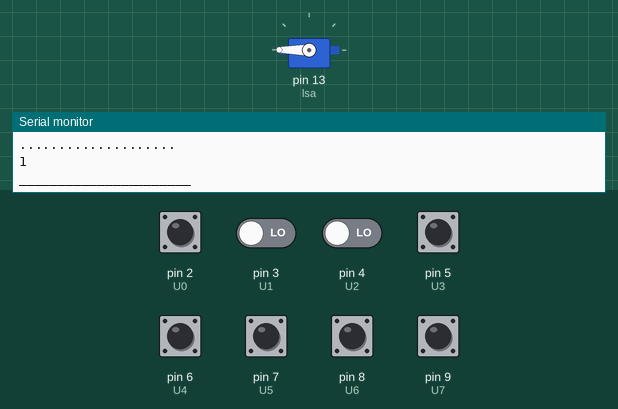
A sketch run on a simulated Arduino Uno, built with avr-gcc and run on an emulated ATmega328P. On the bench: servo, the last lines printed to the serial monitor. The inputs (shaded band) are chosen by the test bench; at power-on: pin 5 (U3), pin 6 (U4), pin 7 (U5), pin 8 (U6), pin 9 (U7) HIGH, pin 2 (U0), pin 3 (U1), pin 4 (U2) LOW.

Above: at 1.2 s.
1.3 s: pin 2 (U0) pulsed HIGH 5 times (0.12 s each, 0.3 s apart)
At 3.0 s:
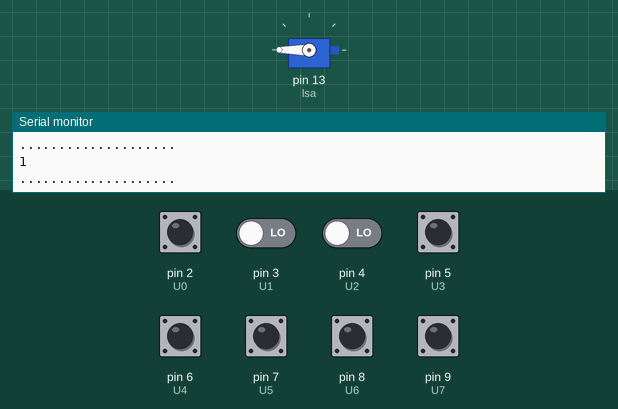
5.8 s: pin 2 (U0) driven HIGH
At 6.4 s:
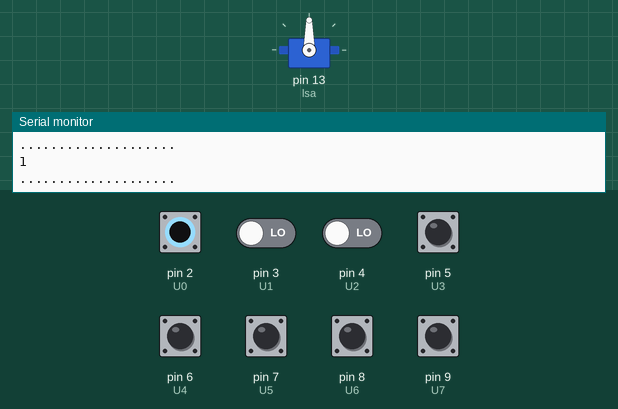
7.4 s: pin 2 (U0) driven LOW
At 8.9 s:
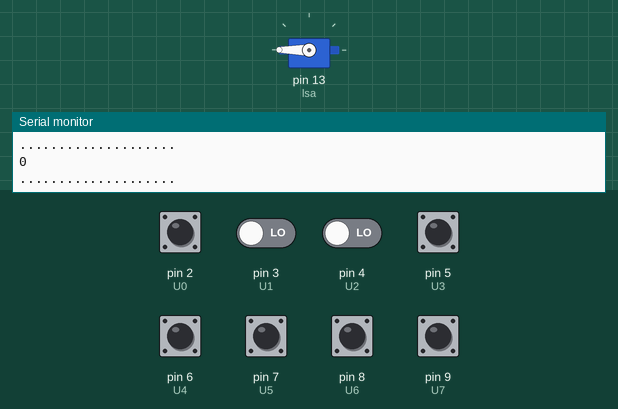
Timing chart, 0 to 10.4 s (numbered marks = the images above; inputs shaded):
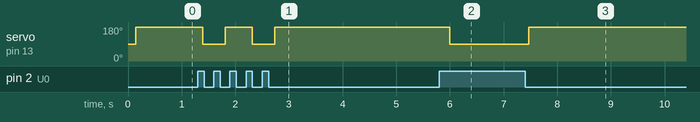

The sketch:

TEST_21.ino
```cpp
#include<Servo.h>
Servo lsa;
int U0 = 2;
int U1 = 3;
int U2 = 4;
int U3 = 5;
int U4 = 6;
int U5 = 7;
int U6 = 8;
int U7 = 9;
int left = 10;


void setup()
{
  lsa.attach(13);
  pinMode(2, INPUT);
  pinMode(3, INPUT);
  pinMode(4, INPUT);
  pinMode(5, INPUT);
  pinMode(6, INPUT);
  pinMode(7, INPUT);
  pinMode(8, INPUT);
  pinMode(9, INPUT);
  pinMode(10, INPUT);
  Serial.begin(9600);
 }

void loop()
{
  Serial.println(digitalRead(U0));
  Serial.println("....................");
  Serial.println(digitalRead(U1));
  Serial.println("....................");
  Serial.println(digitalRead(U2));
  Serial.println("....................");
  Serial.println(digitalRead(U3));
  Serial.println("....................");
  Serial.println(digitalRead(U4));
  Serial.println("....................");

  Serial.println(digitalRead(U5));
  Serial.println("....................");
  Serial.println(digitalRead(U6));
  Serial.println("....................");
  Serial.println(digitalRead(U7));
  Serial.println("______________________");


//strate condition     ************   tripel condition  ************

  if ((digitalRead(U0) == 1) && (digitalRead(U1) == 1) && (digitalRead(U2) == 1) && (digitalRead(U3) == 0) && (digitalRead(U4) == 0) && (digitalRead(U5) == 0) && (digitalRead(U6) == 0) && (digitalRead(U7) == 0))
  {
    lsa.write(65);                                                                                   //(digitalRead(U0)==0)&&(digitalRead(U1)==0)&&(digitalRead(U2) == 0)&&(digitalRead(U3) == 0)&&(digitalRead(U4) == 0)&&(digitalRead(U5) == 0)&&(digitalRead(U6) == 0)&&(digitalRead(U7) == 0)
    Serial.println("on U0 & U1, turning ##LEFT## by ##30##");                                        //(digitalRead(U0)==1)&&(digitalRead(U1)==1)&&(digitalRead(U2) == 1)&&(digitalRead(U3) == 1)&&(digitalRead(U4) == 1)&&(digitalRead(U5) == 1)&&(digitalRead(U6) == 1)&&(digitalRead(U7) == 1)
  }

  else if ((digitalRead(U0) == 0) && (digitalRead(U1) == 1) && (digitalRead(U2) == 1) && (digitalRead(U3) == 1) && (digitalRead(U4) == 0) && (digitalRead(U5) == 0) && (digitalRead(U6) == 0) && (digitalRead(U7) == 0))
  {
    lsa.write(75);
    Serial.println("on U1 & U2, turning ##LEFT## by ##20##");
  }


  else if ((digitalRead(U0) == 0) && (digitalRead(U1) == 0) && (digitalRead(U2) == 1) && (digitalRead(U3) == 1) && (digitalRead(U4) == 1) && (digitalRead(U5) == 0) && (digitalRead(U6) == 0) && (digitalRead(U7) == 0))
  {
    lsa.write(85);
    Serial.println("on U2 & U3, turnig ##LEFT## by ##10##");
  }
  else if ((digitalRead(U0) == 0) && (digitalRead(U1) == 0) && (digitalRead(U2) == 0) && (digitalRead(U3) == 1) && (digitalRead(U4) == 1) && (digitalRead(U5) == 1) && (digitalRead(U6) == 0) && (digitalRead(U7) == 0))
  {
    lsa.write(95);
    Serial.println("on U3 & U4,##MOVING FORWARD##");
  }
  else if ((digitalRead(U0) == 0) && (digitalRead(U1) == 0) && (digitalRead(U2) == 0) && (digitalRead(U3) == 0) && (digitalRead(U4) == 1) && (digitalRead(U5) == 1) && (digitalRead(U6) == 1) && (digitalRead(U7) == 0))
  {
    lsa.write(105);
    Serial.println("on U4 & U5,turning ##RIGHT## by ##10##");
  }


  else if ((digitalRead(U0) == 0) && (digitalRead(U1) == 0) && (digitalRead(U2) == 0) && (digitalRead(U3) == 0) && (digitalRead(U4) == 0) && (digitalRead(U5) == 1) && (digitalRead(U6) == 1) && (digitalRead(U7) == 1))
  {
    lsa.write(115);
    Serial.println("on U5 & U6,turning ##RIGHT## by ##20##");
  }


  //strate condition     ************   double condition  ************


 else if ((digitalRead(U0) == 1) && (digitalRead(U1) == 1) && (digitalRead(U2) == 0) && (digitalRead(U3) == 0) && (digitalRead(U4) == 0) && (digitalRead(U5) == 0) && (digitalRead(U6) == 0) && (digitalRead(U7) == 0))
  {
    lsa.write(60);                                                                                   //(digitalRead(U0)==0)&&(digitalRead(U1)==0)&&(digitalRead(U2) == 0)&&(digitalRead(U3) == 0)&&(digitalRead(U4) == 0)&&(digitalRead(U5) == 0)&&(digitalRead(U6) == 0)&&(digitalRead(U7) == 0)
    Serial.println("on U0 & U1, turning ##LEFT## by ##30##");                                        //(digitalRead(U0)==1)&&(digitalRead(U1)==1)&&(digitalRead(U2) == 1)&&(digitalRead(U3) == 1)&&(digitalRead(U4) == 1)&&(digitalRead(U5) == 1)&&(digitalRead(U6) == 1)&&(digitalRead(U7) == 1)
  }

  else if ((digitalRead(U0) == 0) && (digitalRead(U1) == 1) && (digitalRead(U2) == 1) && (digitalRead(U3) == 0) && (digitalRead(U4) == 0) && (digitalRead(U5) == 0) && (digitalRead(U6) == 0) && (digitalRead(U7) == 0))
  {
    lsa.write(70);
    Serial.println("on U1 & U2, turning ##LEFT## by ##20##");
  }

else if ((digitalRead(U0) == 0) && (digitalRead(U1) == 0) && (digitalRead(U2) == 1) && (digitalRead(U3) == 1) && (digitalRead(U4) == 0) && (digitalRead(U5) == 0) && (digitalRead(U6) == 0) && (digitalRead(U7) == 0))
  {
    lsa.write(80);
    Serial.println("on U2 & U3, turnig ##LEFT## by ##10##");
  }

else if ((digitalRead(U0) == 0) && (digitalRead(U1) == 0) && (digitalRead(U2) == 0) && (digitalRead(U3) == 1) && (digitalRead(U4) == 1) && (digitalRead(U5) == 0) && (digitalRead(U6) == 0) && (digitalRead(U7) == 0))
  {
    lsa.write(90);
    Serial.println("on U3 & U4,##MOVING FORWARD##");
  }

else if ((digitalRead(U0) == 0) && (digitalRead(U1) == 0) && (digitalRead(U2) == 0) && (digitalRead(U3) == 0) && (digitalRead(U4) == 1) && (digitalRead(U5) == 1) && (digitalRead(U6) == 0) && (digitalRead(U7) == 0))
  {
    lsa.write(100);
    Serial.println("on U4 & U5,turning ##RIGHT## by ##10##");
  }

else if ((digitalRead(U0) == 0) && (digitalRead(U1) == 0) && (digitalRead(U2) == 0) && (digitalRead(U3) == 0) && (digitalRead(U4) == 0) && (digitalRead(U5) == 1) && (digitalRead(U6) == 1) && (digitalRead(U7) == 0))
  {
    lsa.write(110);
    Serial.println("on U5 & U6,turning ##RIGHT## by ##20##");
  }
  else if ((digitalRead(U0) == 0) && (digitalRead(U1) == 0) && (digitalRead(U2) == 0) && (digitalRead(U3) == 0) && (digitalRead(U4) == 0) && (digitalRead(U5) == 0) && (digitalRead(U6) == 1) && (digitalRead(U7) == 1))
  {
    lsa.write(120);
    Serial.println("on U6 & U7,turning ##RIGHT## by ##35##");
  }


  //strate condition     ************   single condition  ************


 else if ((digitalRead(U0) == 1) && (digitalRead(U1) == 0) && (digitalRead(U2) == 0) && (digitalRead(U3) == 0) && (digitalRead(U4) == 0) && (digitalRead(U5) == 0) && (digitalRead(U6) == 0) && (digitalRead(U7) == 0))
  {
    lsa.write(60);
    Serial.println("on U0, turning ##LEFT## by ##35##");
  }

  else if((digitalRead(U0)==0)&&(digitalRead(U1)==1)&&(digitalRead(U2) == 0)&&(digitalRead(U3) == 0)&&(digitalRead(U4) == 0)&&(digitalRead(U5) == 0)&&(digitalRead(U6) == 0)&&(digitalRead(U7) == 0))
    {
    lsa.write(70);
    Serial.println("##CORNER## turnig ##left## by ##90##");
  }
  else if((digitalRead(U0)==0)&&(digitalRead(U1)==0)&&(digitalRead(U2) == 1)&&(digitalRead(U3) == 0)&&(digitalRead(U4) == 0)&&(digitalRead(U5) == 0)&&(digitalRead(U6) == 0)&&(digitalRead(U7) == 0))
    {
    lsa.write(80);
    Serial.println("##CORNER## turnig ##left## by ##90##");
  }
  else if((digitalRead(U0)==0)&&(digitalRead(U1)==0)&&(digitalRead(U2) == 0)&&(digitalRead(U3) == 1)&&(digitalRead(U4) == 0)&&(digitalRead(U5) == 0)&&(digitalRead(U6) == 0)&&(digitalRead(U7) == 0))
    {
    lsa.write(90);
    Serial.println("##CORNER## turnig ##left## by ##90##");
  }
  else if((digitalRead(U0)==0)&&(digitalRead(U1)==0)&&(digitalRead(U2) == 0)&&(digitalRead(U3) == 0)&&(digitalRead(U4) == 1)&&(digitalRead(U5) == 0)&&(digitalRead(U6) == 0)&&(digitalRead(U7) == 0))
    {
    lsa.write(90);
    Serial.println("##CORNER## turnig ##left## by ##90##");
  }
  else if((digitalRead(U0)==0)&&(digitalRead(U1)==0)&&(digitalRead(U2) == 0)&&(digitalRead(U3) == 0)&&(digitalRead(U4) == 0)&&(digitalRead(U5) == 1)&&(digitalRead(U6) == 0)&&(digitalRead(U7) == 0))
    {
    lsa.write(100);
    Serial.println("##CORNER## turnig ##left## by ##90##");
  }
 else if((digitalRead(U0)==0)&&(digitalRead(U1)==0)&&(digitalRead(U2) == 0)&&(digitalRead(U3) == 0)&&(digitalRead(U4) == 0)&&(digitalRead(U5) == 0)&&(digitalRead(U6) == 1)&&(digitalRead(U7) == 0))
    {
    lsa.write(110);
    Serial.println("##CORNER## turnig ##left## by ##90##");
  }
 else if ((digitalRead(U0) == 0) && (digitalRead(U1) == 0) && (digitalRead(U2) == 0) && (digitalRead(U3) == 0) && (digitalRead(U4) == 0) && (digitalRead(U5) == 0) && (digitalRead(U6) == 0) && (digitalRead(U7) == 1))
  {
    lsa.write(120);
    Serial.println("on U7,turning ##RIGHT## by ##35##");
  }


 //       move left


  else if ((digitalRead(U0) == 0) && (digitalRead(U1) == 0) && (digitalRead(U2) == 0) && (digitalRead(U3) == 1) && (digitalRead(U4) == 1) && (digitalRead(U5) == 1) && (digitalRead(U6) == 1) && (digitalRead(U7) == 1))
  {
    lsa.write(180);
    Serial.println("##CORNER## turnig ##right## by ##90##");
  }
  else if ((digitalRead(U0) == 0) && (digitalRead(U1) == 0) && (digitalRead(U2) == 0) && (digitalRead(U3) == 0) && (digitalRead(U4) == 1) && (digitalRead(U5) == 1) && (digitalRead(U6) == 1) && (digitalRead(U7) == 1))
  {
    lsa.write(180);
    Serial.println("##CORNER## turnig ##right## by ##90##");
  }


// move right


  else if ((digitalRead(U0) == 1) && (digitalRead(U1) == 1) && (digitalRead(U2) == 1) && (digitalRead(U3) == 1) && (digitalRead(U4) == 1) && (digitalRead(U5) == 0) && (digitalRead(U6) == 0) && (digitalRead(U7) == 0))
  {
    lsa.write(90);
    Serial.println("##CORNER## turnig ##left## by ##90##");
  }

  else if ((digitalRead(U0) == 1) && (digitalRead(U1) == 1) && (digitalRead(U2) == 1) && (digitalRead(U3) == 1) && (digitalRead(U4) == 0) && (digitalRead(U5) == 0) && (digitalRead(U6) == 0) && (digitalRead(U7) == 0))
  {
    lsa.write(90);
    Serial.println("##CORNER## turnig ##left## by ##90##");
  }


 //   All HIGH

 else if ((digitalRead(U0) == 1) && (digitalRead(U1) == 1) && (digitalRead(U2) == 1) && (digitalRead(U3) == 1) && (digitalRead(U4) == 1) && (digitalRead(U5) == 1) && (digitalRead(U6) == 1) && (digitalRead(U7) == 1))
  {
    lsa.write(0);
    Serial.println("##JUNCTION## turnig ##left## by ##90##");
  }


 // else condition

  else
  {
     lsa.write(90);

  }

  }
```

Measured:
- after the input at 1.3 s, servo on pin 13 (lsa): alternates 180° for 0.50 s and 90° for 0.42 s, 4 changes in all, then stays 180°, starting after 0.10 s
- after the input at 5.8 s, servo on pin 13 (lsa): 180° → 90° after 0.20 s
- after the input at 7.4 s, servo on pin 13 (lsa): 90° → 180° after 0.07 s
